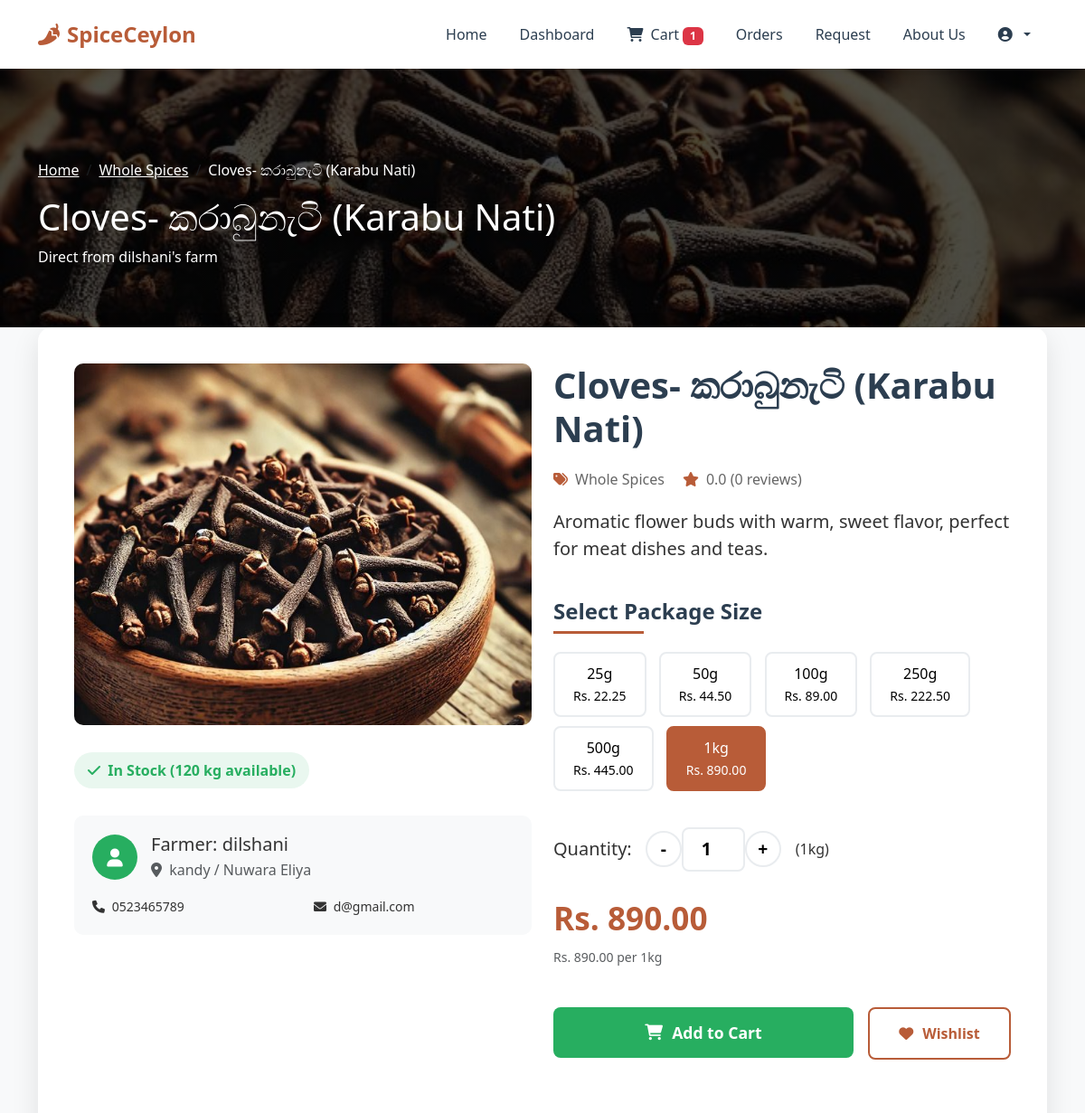
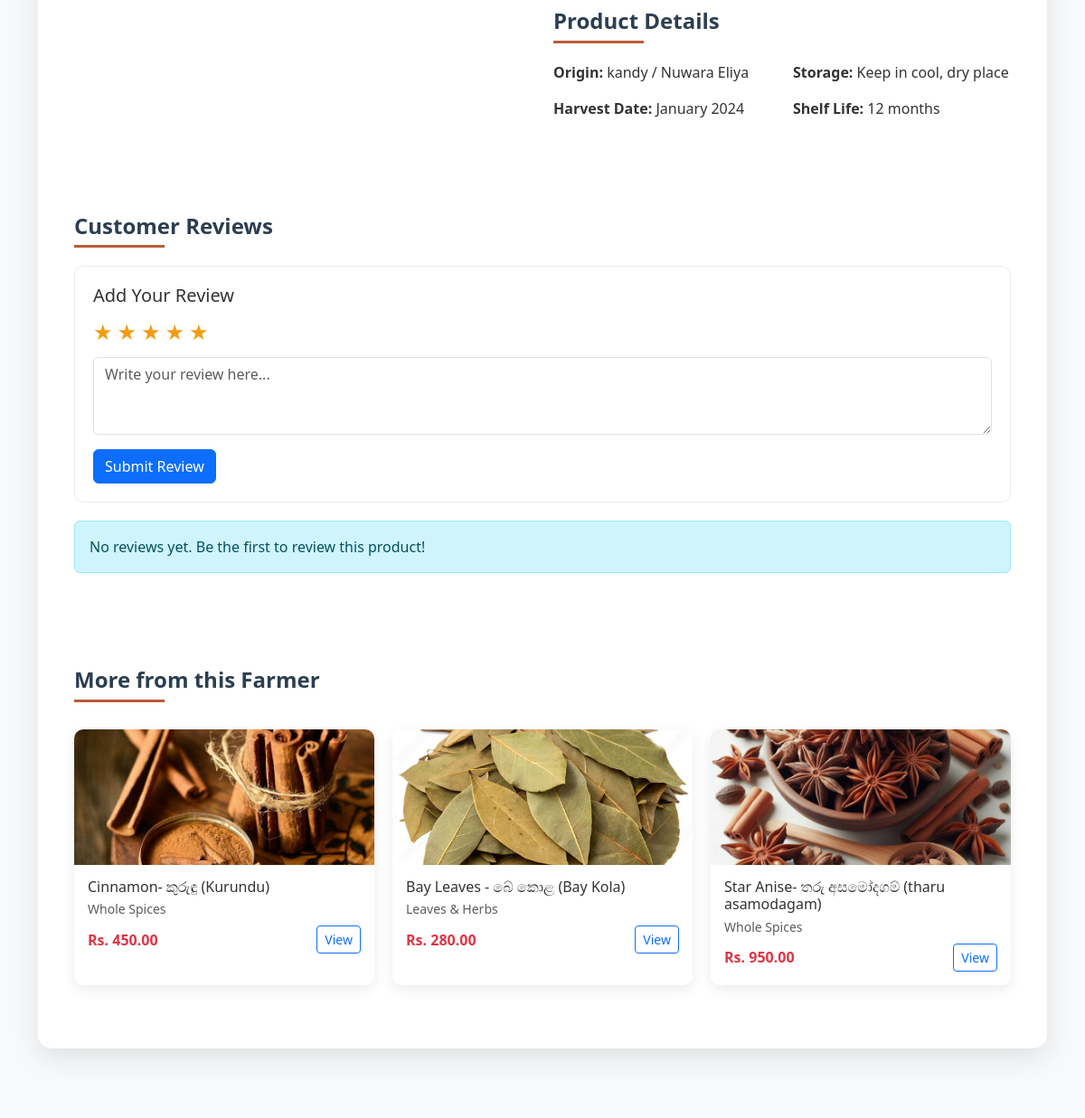
Page /customer/product_detail.php?id=3 (signed in, upper part) on the earlier database version (2 pictures, top to bottom).
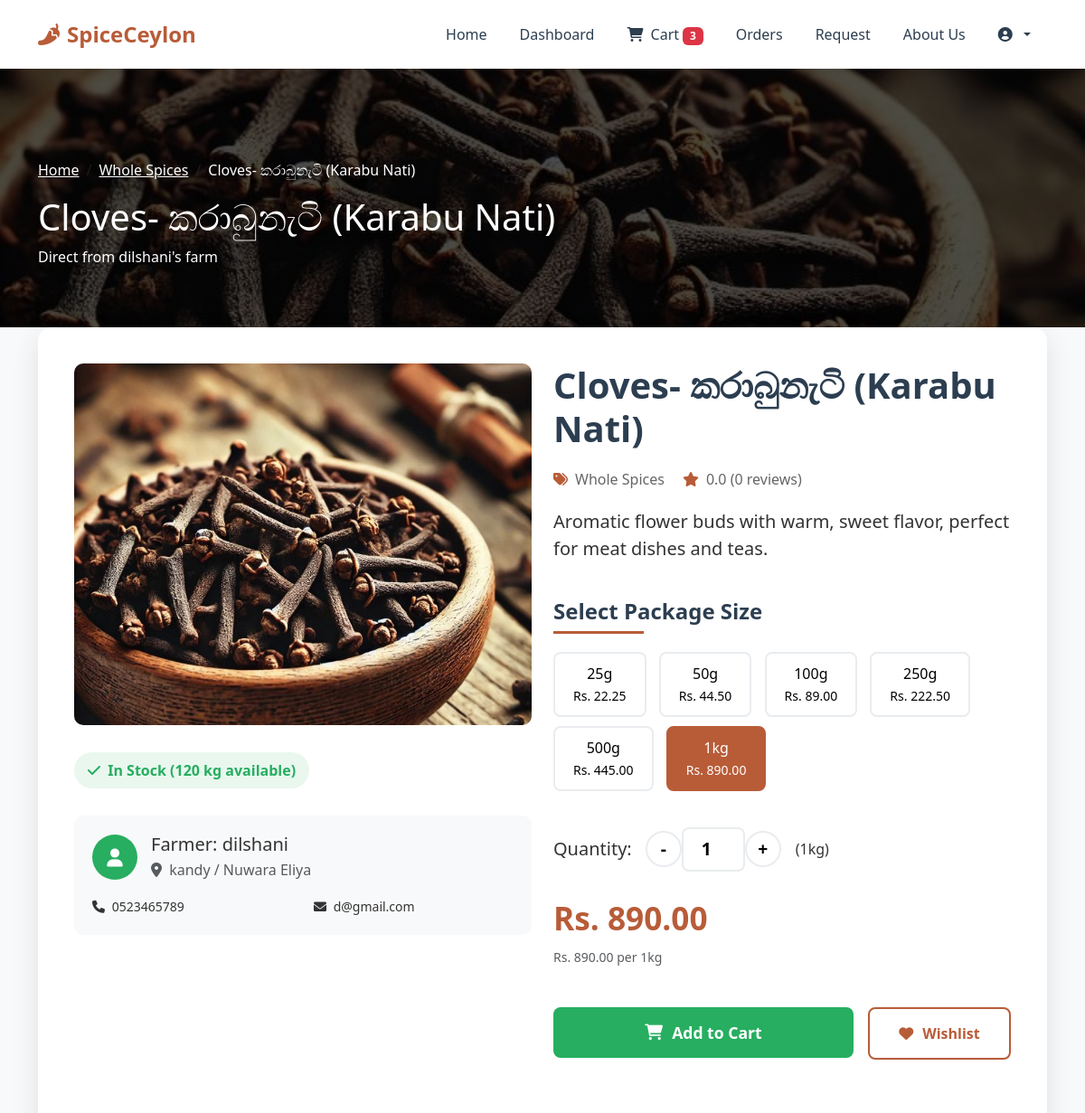
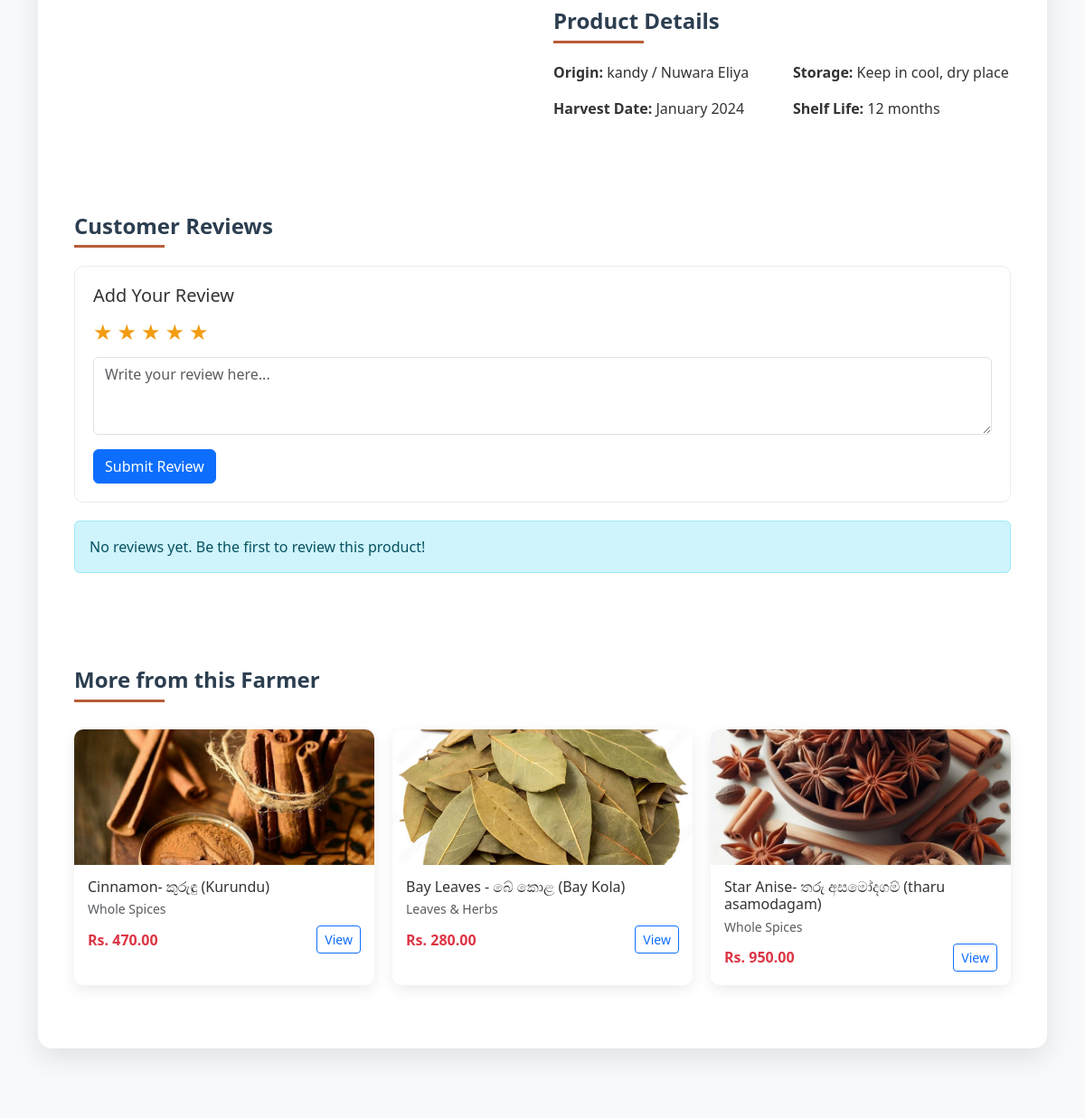
Same page on the later database version (2 pictures, top to bottom).
### tables this page shows
CREATE TABLE `products` (
  `product_id` int(11) NOT NULL,
  `farmer_id` int(11) DEFAULT NULL,
  `name` varchar(255) DEFAULT NULL,
  `description` text DEFAULT NULL,
  `category` varchar(100) DEFAULT 'Spices',
  `price` decimal(10,2) DEFAULT NULL,
  `stock` int(11) DEFAULT NULL,
  `image` varchar(255) DEFAULT NULL,
  `status` enum('Pending','Approved','Rejected') DEFAULT 'Pending',
  `created_at` timestamp NOT NULL DEFAULT current_timestamp(),
  `admin_approved` enum('pending','approved','rejected') NOT NULL DEFAULT 'pending',
  `approved_by` int(11) DEFAULT NULL,
  `approved_at` datetime DEFAULT NULL,
  `rejection_reason` text DEFAULT NULL
);

### customer/product_detail.php (the view, shortened to what the changed rows need)
<?php
require_once "../config/db.php";
$product_id = isset($_GET['id']) ? intval($_GET['id']) : 0;
$query = "SELECT p.*, u.name as farmer_name, u.farm_location, u.phone as farmer_phone,
                 u.email as farmer_email
          FROM products p
          JOIN users u ON p.farmer_id = u.user_id
          WHERE p.product_id = '$product_id'
          AND p.admin_approved = 'approved'
          AND p.status = 'Approved'";
$result = $conn->query($query);
$product = $result->fetch_assoc();
$farmer_products_query = $conn->query("SELECT * FROM products WHERE farmer_id = '{$product['farmer_id']}' AND product_id != '$product_id' AND admin_approved = 'approved' LIMIT 3");
$cart_count = 0;
if (isset($_SESSION['user_id'])) {
    $cart_query = $conn->query("SELECT COUNT(*) as count FROM cart WHERE customer_id = '{$_SESSION['user_id']}'");
    $cart_count = $cart_query->fetch_assoc()['count'];
}
?>
<!DOCTYPE html>
<html lang="en">
<head>
    <link href="https://cdn.jsdelivr.net/npm/bootstrap@5.3.0/dist/css/bootstrap.min.css" rel="stylesheet">
    <link rel="stylesheet" href="https://cdnjs.cloudflare.com/ajax/libs/font-awesome/6.0.0/css/all.min.css">
</head>
<body>
    <nav class="navbar navbar-expand-lg">
        <div class="container">
            <div class="collapse navbar-collapse" id="navbarNav">
                <ul class="navbar-nav ms-auto">
                    <li class="nav-item">
                        <a class="nav-link" href="cart.php">
                            <i class="fas fa-shopping-cart me-1"></i> Cart
                            <?php if($cart_count > 0): ?>
                                <span class="badge bg-danger"><?php echo $cart_count; ?></span>
                            <?php endif; ?>
                        </a>
                    </li>
                </ul>
            </div>
        </div>
    </nav>
    <div class="product-hero">
        <div class="container">
            <div class="row">
                <div class="col-md-8">
                    <h1 class="text-white"><?php echo htmlspecialchars($product['name']); ?></h1>
                </div>
            </div>
        </div>
    </div>
    <div class="container">
        <div class="product-container">
            <div class="row">
                <div class="col-lg-6">
                    <h1 class="product-title"><?php echo htmlspecialchars($product['name']); ?></h1>
                </div>
            </div>
            <?php if($farmer_products_query->num_rows > 0): ?>
            <div class="row mt-5">
                <div class="col-12">
                    <div class="related-products">
                        <?php while($related = $farmer_products_query->fetch_assoc()): ?>
                        <div class="related-product-card">
                            <?php
                            $related_image = '';
                            if ($related['image']) {
                                $rel_image_name = basename($related['image']);
                                $rel_locations = [
                                    '../assets/images/' . $rel_image_name,
                                    '../' . $related['image'],
                                    '../uploads/products/' . $rel_image_name
                                ];
                                foreach ($rel_locations as $location) {
                                    if (file_exists($location)) {
                                        $related_image = $location;
                                        break;
                                    }
                                }
                            }
                            ?>
                            <?php if($related_image): ?>
                                <img src="<?php echo $related_image; ?>" alt="<?php echo htmlspecialchars($related['name']); ?>" style="width: 100%; height: 150px; object-fit: cover;">
                            <?php else: ?>
                                <div style="height: 150px; background: #f8f9fa; display: flex; align-items: center; justify-content: center;">
                                    <i class="fas fa-leaf fa-2x text-muted"></i>
                                </div>
                            <?php endif; ?>
                            <div style="padding: 15px;">
                                <h6 class="mb-1"><?php echo htmlspecialchars($related['name']); ?></h6>
                                <p class="text-muted small mb-2"><?php echo htmlspecialchars($related['category']); ?></p>
                                <div class="d-flex justify-content-between align-items-center">
                                    <strong class="text-danger">Rs. <?php echo number_format($related['price'], 2); ?></strong>
                                    <a href="product_detail.php?id=<?php echo $related['product_id']; ?>" class="btn btn-sm btn-outline-primary">View</a>
                                </div>
                            </div>
                        </div>
                        <?php endwhile; ?>
                    </div>
                </div>
            </div>
            <?php endif; ?>
        </div>
    </div>
</body>
</html>

Differences in the rows shown:
changed products "Cinnamon- කුරුඳු (Kurundu)": price "450.00" → "470.00"
Other differences:
$cart_count: "1" → "3"
